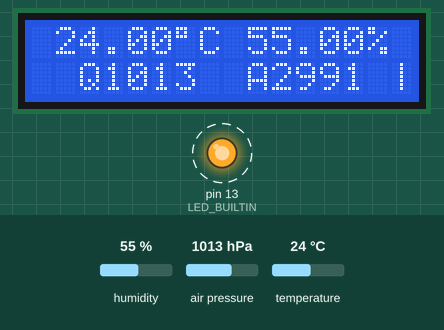
Recording of a sketch running on a simulated Arduino Uno, built with avr-gcc and run on an emulated ATmega328P. On the bench: 16×2 character LCD, output pins drawn as LEDs (lit = HIGH). Dashed ring = blinking. The inputs (shaded band) are chosen by the test bench; at power-on: humidity 55 %, air pressure 1013 hPa, temperature 24 °C. Pins used as bus, display or sensor lines are not drawn.

Above: at 1.2 s.
1.3 s: humidity set to 22 %
At 11.2 s:
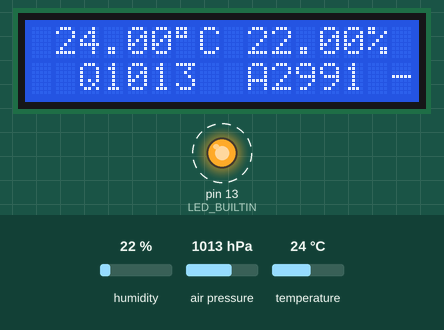
11.3 s: air pressure set to 952 hPa
At 20.8 s:
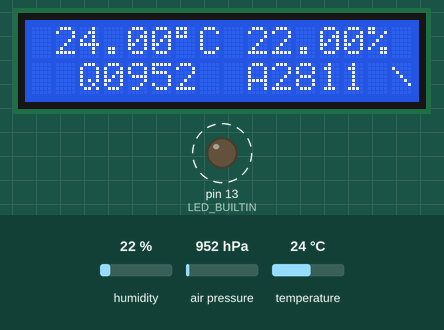
21.6 s: temperature set to 12 °C
At 30.8 s:
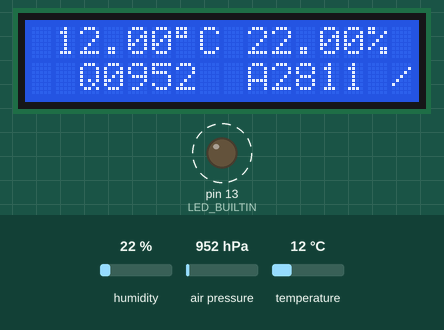
31.6 s: humidity set to 40 %
At 41.8 s:
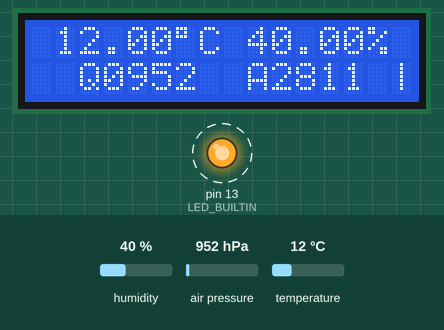
Timing chart, 0 to 42.6 s (numbered marks = the images above; inputs shaded):
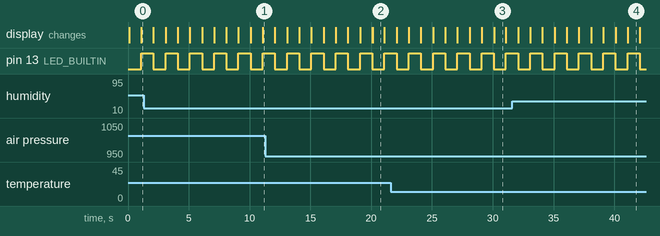

Measured:
- by itself, pin 13 (LED_BUILTIN): alternates HIGH for 1.0 s and LOW for 1.0 s
- what the display in image 2 shows lasts 1.0 s, from 20.1 s to 21.1 s

The sketch:

BME280_Thermometer.ino
```cpp
/******************************************************************************
  温度、湿度、気圧計
  BME280からI2Cでデータ取得し、LCDに表示する。
  zack at ss.iij4u.or.jp
******************************************************************************/

#include "LowPower.h"
#include "SparkFunBME280.h"
#include "Wire.h"
#include <LiquidCrystal.h>
#include <TimerOne.h>

// バックライト制御ピン番号
#define BACKLIGHT 10
// バックライトの明るさをPWMで設定
#define BL_ON 128
#define BL_OFF 0

// バックライトON/OFFスイッチ
#define PUSH_SWITCH A0

// コントラストピン番号
#define CONTRAST 3
#define CONT_VALUE 96

// hPa(ヘクトパスカル)からinHg(水銀柱インチ)への変換レート
#define INHG_RATE 0.02952998330101

//Global sensor object
BME280 mySensor;
LiquidCrystal lcd(8, 9, 4, 5, 6, 7);

// バックライトステータス
volatile int BLstate = HIGH;
volatile unsigned long time_now, time_prev = 0;
unsigned long time_chat = 20;

const char rotate[] = {
  '|', '/', '-', char(0),
};

// Create Backslash as Special Character #0
uint8_t specialChar0[8] = {
  0b00000,
  0b10000,
  0b01000,
  0b00100,
  0b00010,
  0b00001,
  0b00000,
};
volatile unsigned int rotate_pos = 0;

void setup()
{
  //***Driver settings********************************//
  //commInterface can be I2C_MODE or SPI_MODE
  //specify chipSelectPin using arduino pin names
  //specify I2C address.  Can be 0x77(default) or 0x76

  //For I2C, enable the following and disable the SPI section
  mySensor.settings.commInterface = I2C_MODE;
  mySensor.settings.I2CAddress = 0x77;

  //***Operation settings*****************************//

  //renMode can be:
  //  0, Sleep mode
  //  1 or 2, Forced mode
  //  3, Normal mode
  mySensor.settings.runMode = 3; //Normal mode

  //tStandby can be:
  //  0, 0.5ms
  //  1, 62.5ms
  //  2, 125ms
  //  3, 250ms
  //  4, 500ms
  //  5, 1000ms
  //  6, 10ms
  //  7, 20ms
  mySensor.settings.tStandby = 5;

  //filter can be off or number of FIR coefficients to use:
  //  0, filter off
  //  1, coefficients = 2
  //  2, coefficients = 4
  //  3, coefficients = 8
  //  4, coefficients = 16
  mySensor.settings.filter = 0;

  //tempOverSample can be:
  //  0, skipped
  //  1 through 5, oversampling *1, *2, *4, *8, *16 respectively
  mySensor.settings.tempOverSample = 1;

  //pressOverSample can be:
  //  0, skipped
  //  1 through 5, oversampling *1, *2, *4, *8, *16 respectively
  mySensor.settings.pressOverSample = 1;

  //humidOverSample can be:
  //  0, skipped
  //  1 through 5, oversampling *1, *2, *4, *8, *16 respectively
  mySensor.settings.humidOverSample = 1;

  // Serial.begin(9600);
  pinMode(LED_BUILTIN, OUTPUT);
  pinMode(PUSH_SWITCH, INPUT_PULLUP); // バックライトON/OFFスイッチ入力
  delay(10);
  mySensor.begin();
  delay(10);

  lcd.begin(16, 2);
  lcd.clear();
  lcd.createChar(0, specialChar0);
  // バックライトボタン押下時の割込
  //  attachInterrupt(digitalPinToInterrupt(PUSH_SWITCH), toggleBackLight, LOW);
  //attachInterrupt(PUSH_SWITCH, toggleBackLight, LOW);
  Timer1.initialize(1000000);
  //  Timer1.attachInterrupt(blinkLed);
  Timer1.attachInterrupt(rotateChar);
  analogWrite(CONTRAST, CONT_VALUE); // LCD Contrast Setting
  //analogWrite(BACKLIGHT, BL_ON);     // Backlight LED
}

void loop()
{
  char temp[8], hum[8], pres_hpa[8], pres_inhg[8], line1[17], line2[17];

  // 1行目: 温度と湿度の表示
  dtostrf(mySensor.readTempC(), 5, 2, temp);
  dtostrf(mySensor.readFloatHumidity(), 5, 2, hum);
  sprintf(line1, " %s\337C %s%% ", temp, hum);

  // 2行目: METAR風気圧表示
  float p = mySensor.readFloatPressure();
  // hPa値
  sprintf(pres_hpa, "%04d", (int)(p / 100));
  // inHg値 METAR風表示のため100倍で表示)
  sprintf(pres_inhg, "%04d", (int)(p * INHG_RATE));
  sprintf(line2, "  Q%s  A%s ", pres_hpa, pres_inhg);
  noInterrupts();
  lcd.setCursor(0, 0);
  lcd.print(line1);
  lcd.setCursor(0, 1);
  lcd.print(line2);
  interrupts();

  //  LowPower.idle(SLEEP_8S, ADC_OFF, BOD_OFF); //8秒間スリープ

  delay(10000);
}

// 動作確認用本体Lチカ
void blinkLed() {
  digitalWrite(LED_BUILTIN, digitalRead(LED_BUILTIN) ^ 1);
}

// 動作確認表示 スラッシュぐるぐる
void rotateChar() {
  if (rotate_pos > 3) {
    rotate_pos = 0;
  }
  lcd.setCursor(15, 1);
  lcd.print(rotate[rotate_pos]);
  rotate_pos++;
  blinkLed();
}

// バックライトON/OFFボタン動作
void toggleBackLight() {
  time_now = millis();
  // チャタリング対策で、20ms内の割込は無視
  if (time_now - time_prev < time_chat) {
    return;
  }
  digitalWrite(BACKLIGHT, digitalRead(BACKLIGHT) ^ 1);
  if (BLstate == HIGH) {
    analogWrite(BACKLIGHT, BL_OFF);
  } else {
    analogWrite(BACKLIGHT, BL_ON);
  }
  BLstate = !BLstate;
  time_prev = time_now;
}
```
